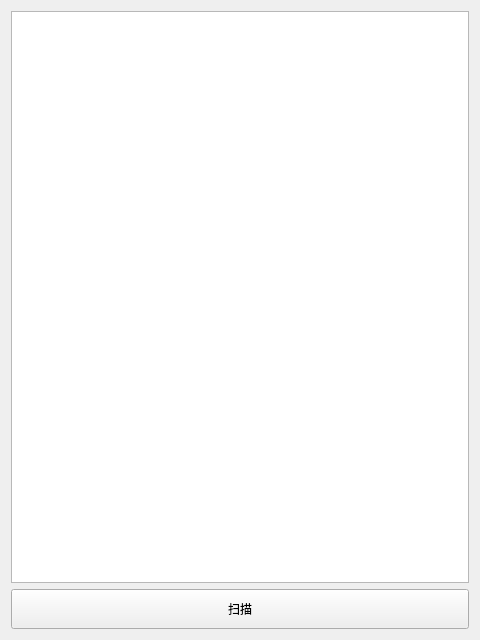
<?xml version="1.0" encoding="UTF-8"?>
<ui version="4.0">
 <class>Bluetooth_conn</class>
 <widget class="QWidget" name="Bluetooth_conn">
  <property name="geometry">
   <rect>
    <x>0</x>
    <y>0</y>
    <width>480</width>
    <height>640</height>
   </rect>
  </property>
  <property name="windowTitle">
   <string>Bluetooth</string>
  </property>
  <property name="windowIcon">
   <iconset resource="res.qrc">
    <normaloff>:/res/ic_fluent_bluetooth_connected_24_regular.png</normaloff>:/res/ic_fluent_bluetooth_connected_24_regular.png</iconset>
  </property>
  <layout class="QGridLayout" name="gridLayout_2">
   <item row="0" column="0">
    <layout class="QGridLayout" name="gridLayout">
     <item row="1" column="0">
      <widget class="QPushButton" name="scan_btn">
       <property name="minimumSize">
        <size>
         <width>0</width>
         <height>40</height>
        </size>
       </property>
       <property name="text">
        <string>扫描</string>
       </property>
       <property name="icon">
        <iconset resource="res.qrc">
         <normaloff>:/res/ic_fluent_bluetooth_connected_24_regular.png</normaloff>:/res/ic_fluent_bluetooth_connected_24_regular.png</iconset>
       </property>
      </widget>
     </item>
     <item row="0" column="0">
      <widget class="QListWidget" name="listWidget">
       <property name="horizontalScrollBarPolicy">
        <enum>Qt::ScrollBarPolicy::ScrollBarAsNeeded</enum>
       </property>
       <property name="horizontalScrollMode">
        <enum>QAbstractItemView::ScrollMode::ScrollPerItem</enum>
       </property>
      </widget>
     </item>
    </layout>
   </item>
  </layout>
 </widget>
 <resources>
  <include location="res.qrc"/>
 </resources>
 <connections/>
</ui>
